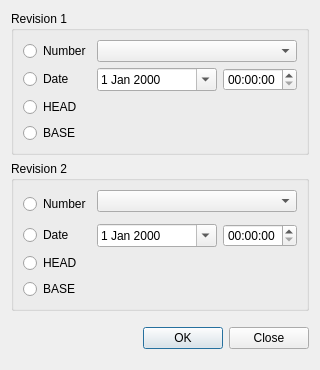
<?xml version="1.0" encoding="UTF-8"?>
<ui version="4.0">
 <class>DiffDlg</class>
 <widget class="QDialog" name="DiffDlg">
  <property name="geometry">
   <rect>
    <x>0</x>
    <y>0</y>
    <width>320</width>
    <height>370</height>
   </rect>
  </property>
  <property name="sizePolicy">
   <sizepolicy hsizetype="Fixed" vsizetype="Fixed">
    <horstretch>0</horstretch>
    <verstretch>0</verstretch>
   </sizepolicy>
  </property>
  <property name="maximumSize">
   <size>
    <width>320</width>
    <height>370</height>
   </size>
  </property>
  <property name="windowTitle">
   <string>PgVersion DIFF</string>
  </property>
  <layout class="QGridLayout" name="gridLayout_3">
   <item row="0" column="0">
    <layout class="QVBoxLayout" name="verticalLayout">
     <item>
      <widget class="QGroupBox" name="groupBox">
       <property name="title">
        <string>Revision 1</string>
       </property>
       <layout class="QGridLayout" name="gridLayout">
        <item row="0" column="0">
         <widget class="QRadioButton" name="radioRevisionRev1">
          <property name="text">
           <string>Number</string>
          </property>
         </widget>
        </item>
        <item row="0" column="1" colspan="2">
         <widget class="QComboBox" name="cmbRevision1"/>
        </item>
        <item row="1" column="0">
         <widget class="QRadioButton" name="radioDateRev1">
          <property name="text">
           <string>Date</string>
          </property>
         </widget>
        </item>
        <item row="2" column="0">
         <widget class="QRadioButton" name="radioHeadRev1">
          <property name="text">
           <string>HEAD</string>
          </property>
         </widget>
        </item>
        <item row="3" column="0">
         <widget class="QRadioButton" name="radioBaseRev1">
          <property name="text">
           <string>BASE</string>
          </property>
         </widget>
        </item>
        <item row="1" column="1">
         <widget class="QDateEdit" name="dateEditRev1">
          <property name="sizePolicy">
           <sizepolicy hsizetype="Preferred" vsizetype="Fixed">
            <horstretch>200</horstretch>
            <verstretch>0</verstretch>
           </sizepolicy>
          </property>
          <property name="calendarPopup">
           <bool>true</bool>
          </property>
         </widget>
        </item>
        <item row="1" column="2">
         <widget class="QTimeEdit" name="timeEditRev1"/>
        </item>
       </layout>
      </widget>
     </item>
     <item>
      <widget class="QGroupBox" name="groupBox_2">
       <property name="title">
        <string>Revision 2</string>
       </property>
       <layout class="QGridLayout" name="gridLayout_2">
        <item row="0" column="0" rowspan="2">
         <widget class="QRadioButton" name="radioRevisionRev2">
          <property name="text">
           <string>Number</string>
          </property>
         </widget>
        </item>
        <item row="0" column="1" colspan="2">
         <widget class="QComboBox" name="cmbRevision2"/>
        </item>
        <item row="2" column="0">
         <widget class="QRadioButton" name="radioDateRev2">
          <property name="text">
           <string>Date</string>
          </property>
         </widget>
        </item>
        <item row="3" column="0">
         <widget class="QRadioButton" name="radioHeadRev2">
          <property name="text">
           <string>HEAD</string>
          </property>
         </widget>
        </item>
        <item row="4" column="0">
         <widget class="QRadioButton" name="radioBaseRev2">
          <property name="text">
           <string>BASE</string>
          </property>
         </widget>
        </item>
        <item row="2" column="1">
         <widget class="QDateEdit" name="dateEditRev2">
          <property name="sizePolicy">
           <sizepolicy hsizetype="Preferred" vsizetype="Fixed">
            <horstretch>200</horstretch>
            <verstretch>0</verstretch>
           </sizepolicy>
          </property>
          <property name="calendarPopup">
           <bool>true</bool>
          </property>
         </widget>
        </item>
        <item row="2" column="2">
         <widget class="QTimeEdit" name="timeEditRev2"/>
        </item>
       </layout>
      </widget>
     </item>
    </layout>
   </item>
   <item row="1" column="0">
    <widget class="QDialogButtonBox" name="buttonBox">
     <property name="sizePolicy">
      <sizepolicy hsizetype="Preferred" vsizetype="Preferred">
       <horstretch>0</horstretch>
       <verstretch>0</verstretch>
      </sizepolicy>
     </property>
     <property name="standardButtons">
      <set>QDialogButtonBox::Close|QDialogButtonBox::Ok</set>
     </property>
    </widget>
   </item>
  </layout>
 </widget>
 <resources/>
 <connections/>
</ui>
